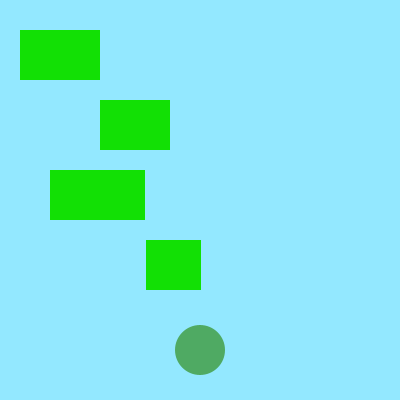
Frame 1 (no input)
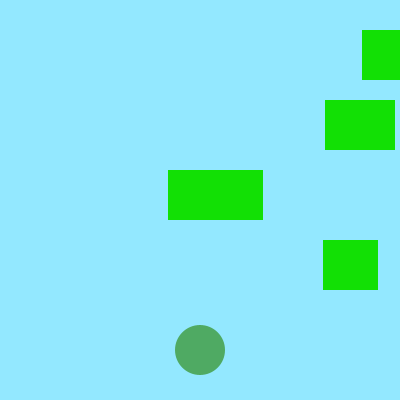
Frame 60 (the mouse pressed at the canvas centre just before this capture)
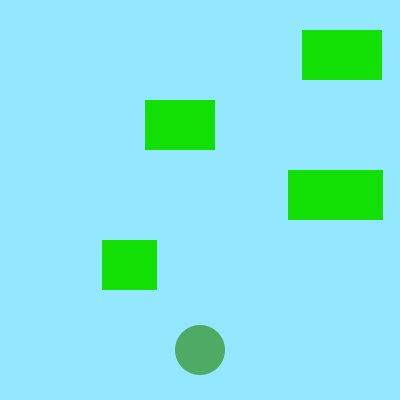
Frame 120 (the mouse held since frame 60 and released just before this capture)

The Processing sketch that drew these frames (run headless with seeded random() and noise(); from frame 60 on, the mouse is pressed at the canvas centre):

// Processing sketch: Frogger
// ── Frogger.pde
int frogX = 200;
int frogY = 350;
Car car1 = new Car(100, 100, 70, 3);
Car car2 = new Car(20, 30, 80, 1);
Car car3 = new Car(50, 170, 95, 2);
Car car4 = new Car(146, 240, 55, 3);

void setup(){
  size(400, 400);
}

void draw() {
  background(#93E8FF);
  noStroke();
  fill(#4FAA63);
  ellipse(frogX, frogY, 50, 50);
  car1.display();
  car2.display();
  car3.display();
  car4.display();
  car1.goLeft();
  car2.goLeft();
  car3.goRight();
  car4.goRight();
    if (frogX > 400) {
      frogX = 400;
    }
    if (frogX < 0) {
      frogX = 0;
    }
    if (frogY > 400) {
      frogY = 400;
    }
    if (frogY < 0) {
      frogY = 400;
    }
    
    if (intersects(car1) == true || intersects(car2) == true || intersects(car3) == true || intersects(car4) == true){
      frogX = 200;
      frogY = 350;
    }
}

void keyPressed()
{
      if(key == CODED){
            if(keyCode == UP)
            {
              frogY -= 20;
            }
            else if(keyCode == DOWN)
            {
              frogY += 20;
            }
            else if(keyCode == RIGHT)
            {
              frogX += 20;
            }
            else if(keyCode == LEFT)
            {
              frogX -= 20;
            }
      }
}

class Car {
  int carX;
  int carY;
  int carSize;
  int carSpeed;
  
  Car(int carX, int carY, int carSize, int carSpeed){
    this.carX = carX;
    this.carY = carY;
    this.carSize = carSize;
    this.carSpeed = carSpeed;
  }
  
  void display() {
      fill(#12E005);
      rect(carX, carY, carSize, 50);
  }
  
  void goLeft() {
    carX -= carSpeed;
    if (this.carX < 0){
      this.carX = 400;
    }
  }
  void goRight() {
    carX += carSpeed;
    if (this.carX > 400){
      this.carX = 0;
    }
  }
  
  int getX(){
    return this.carX;
  }
  int getY(){
    return this.carY;
  }
  int getSize(){
    return this.carSize;
  }
}

boolean intersects(Car car) {
      if ((frogY > car.getY() && frogY < car.getY()+50) && (frogX > car.getX() && frogX < car.getX()+car.getSize()))
      {
             return true;
      }
      else 
      {
             return false;
      }
}
